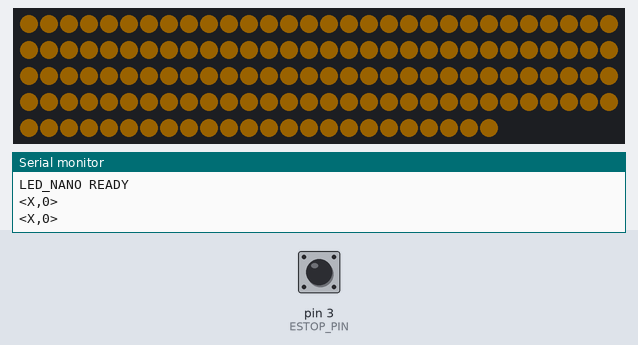
A sketch run on a simulated Arduino Nano, built with avr-gcc and run on an emulated ATmega328P. Parts: 144 RGB LEDs in strip order, left to right, continuing on the next row, the last lines printed to the serial monitor. The inputs (shaded band) are chosen by the test bench; at power-on: pin 3 (ESTOP_PIN) HIGH. Dim RGB values are drawn brighter than linear.

Above: at 1.2 s.
1.3 s: pin 3 (ESTOP_PIN) pulled LOW for 0.15 s
At 1.4 s:
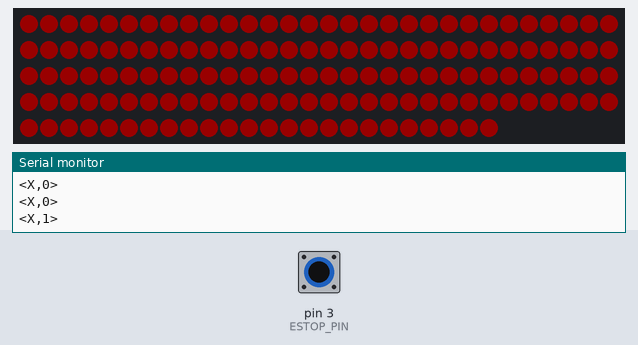
At 2.6 s:
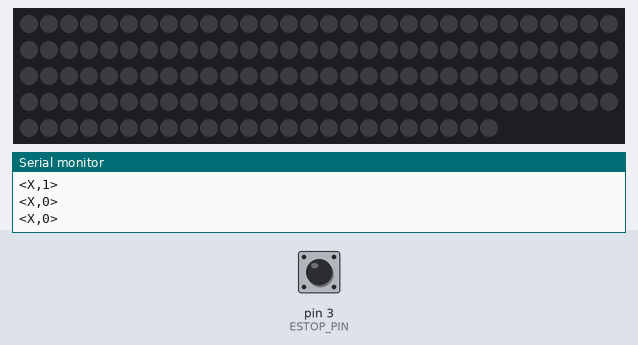
2.9 s: pin 3 (ESTOP_PIN) pulled LOW for 3.2 s
Timing chart, 0 to 5.9 s (numbered marks = the images above; inputs shaded):
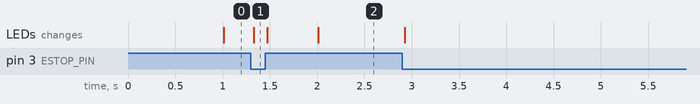

Measured:
- after the input at 1.3 s, the LEDs: change at once (image 1)

The sketch:

led_nano.ino
```cpp
/*
 * led_nano.ino — Smart Up-Care LED module (Nano mini Type-C, CMODULE-23)
 *
 * Downlink (Jetson -> Nano) 115200: <L,I> <L,P> <L,E> <L,S>
 *   I: green solid    P: blue breathing    E: red blink 2Hz    S: red solid
 *   No command for 3 s: yellow slow blink (link lost)
 * Uplink (Nano -> Jetson):
 *   LED_NANO READY      once at boot
 *   <X,1> / <X,0>       e-stop pressed / released, on change + every 1 s
 *
 * Pins: D6 -> 300~330 ohm -> strip DIN
 *       D3 <- e-stop a-contact (NO) to GND, INPUT_PULLUP, LOW = pressed
 *   CMODULE-23 has no D2 header (D2 drives onboard RGB LED1~3), so e-stop uses D3.
 *
 * Upload: arduino:avr:nano:cpu=atmega328old (old bootloader)
 */
#include <Adafruit_NeoPixel.h>

const uint8_t  STRIP_PIN    = 6;
const uint8_t  ESTOP_PIN    = 3;
const uint16_t NUM_LEDS     = 144;   // 72 + 72 LEDs (counted 10/17)
const uint8_t  BRIGHTNESS   = 25;    // USB power: 144 LEDs yellow ~0.45 A
const long     BAUD         = 115200;
const unsigned long CMD_TIMEOUT_MS = 3000;
const unsigned long DEBOUNCE_MS    = 20;
const unsigned long ESTOP_REPORT_MS = 1000;

Adafruit_NeoPixel strip(NUM_LEDS, STRIP_PIN, NEO_GRB + NEO_KHZ800);

char state = 0;                      // last commanded state, 0 = none yet
unsigned long last_cmd_ms = 0;

bool estop = false;                  // debounced: true = pressed
bool estop_raw_last = false;
unsigned long estop_change_ms = 0, estop_report_ms = 0;

char rx_buf[16];
uint8_t rx_len = 0;
bool in_packet = false;

uint32_t last_color = 1;             // force first show()

void fill(uint32_t c) {
  if (c == last_color) return;
  last_color = c;
  for (uint16_t i = 0; i < NUM_LEDS; i++) strip.setPixelColor(i, c);
  strip.show();
}

void reportEstop() {
  Serial.print(estop ? F("<X,1>\n") : F("<X,0>\n"));
  estop_report_ms = millis();
}

void parsePacket() {
  if (rx_len == 3 && rx_buf[0] == 'L' && rx_buf[1] == ',') {
    char s = rx_buf[2];
    if (s == 'I' || s == 'P' || s == 'E' || s == 'S') {
      state = s;
      last_cmd_ms = millis();
    }
  }
}

void readSerial() {
  while (Serial.available()) {
    char c = Serial.read();
    if (c == '<') { in_packet = true; rx_len = 0; }
    else if (c == '>') { if (in_packet) { rx_buf[rx_len] = 0; parsePacket(); } in_packet = false; }
    else if (in_packet) {
      if (rx_len < sizeof(rx_buf) - 1) rx_buf[rx_len++] = c;
      else in_packet = false;
    }
  }
}

void readEstop() {
  unsigned long now = millis();
  bool raw = digitalRead(ESTOP_PIN) == LOW;
  if (raw != estop_raw_last) { estop_raw_last = raw; estop_change_ms = now; }
  if (raw != estop && now - estop_change_ms >= DEBOUNCE_MS) {
    estop = raw;
    reportEstop();
  }
  if (now - estop_report_ms >= ESTOP_REPORT_MS) reportEstop();
}

void render() {
  unsigned long now = millis();
  const uint32_t RED = strip.Color(255, 0, 0);

  // e-stop button overrides everything, even if Jetson is dead
  if (estop) { fill(RED); return; }

  if (state == 0 || now - last_cmd_ms > CMD_TIMEOUT_MS) {
    fill((now / 1000) % 2 ? strip.Color(255, 160, 0) : 0);   // yellow 0.5 Hz
    return;
  }

  switch (state) {
    case 'I': fill(strip.Color(0, 255, 0)); break;
    case 'P': {                                               // 3 s breathing
      unsigned long t = now % 3000;
      uint8_t v = t < 1500 ? t * 255 / 1500 : (3000 - t) * 255 / 1500;
      v = (uint16_t)v * v / 255;                              // gamma-ish
      fill(strip.Color(0, 0, v < 8 ? 8 : v));
      break;
    }
    case 'E': fill((now / 250) % 2 ? 0 : RED); break;         // 2 Hz
    case 'S': fill(RED); break;
  }
}

void setup() {
  pinMode(ESTOP_PIN, INPUT_PULLUP);
  Serial.begin(BAUD);
  strip.begin();
  strip.setBrightness(BRIGHTNESS);
  strip.clear();
  strip.show();
  estop = estop_raw_last = digitalRead(ESTOP_PIN) == LOW;
  Serial.print(F("LED_NANO READY\n"));
  reportEstop();
}

void loop() {
  readSerial();
  readEstop();
  render();
}
```
